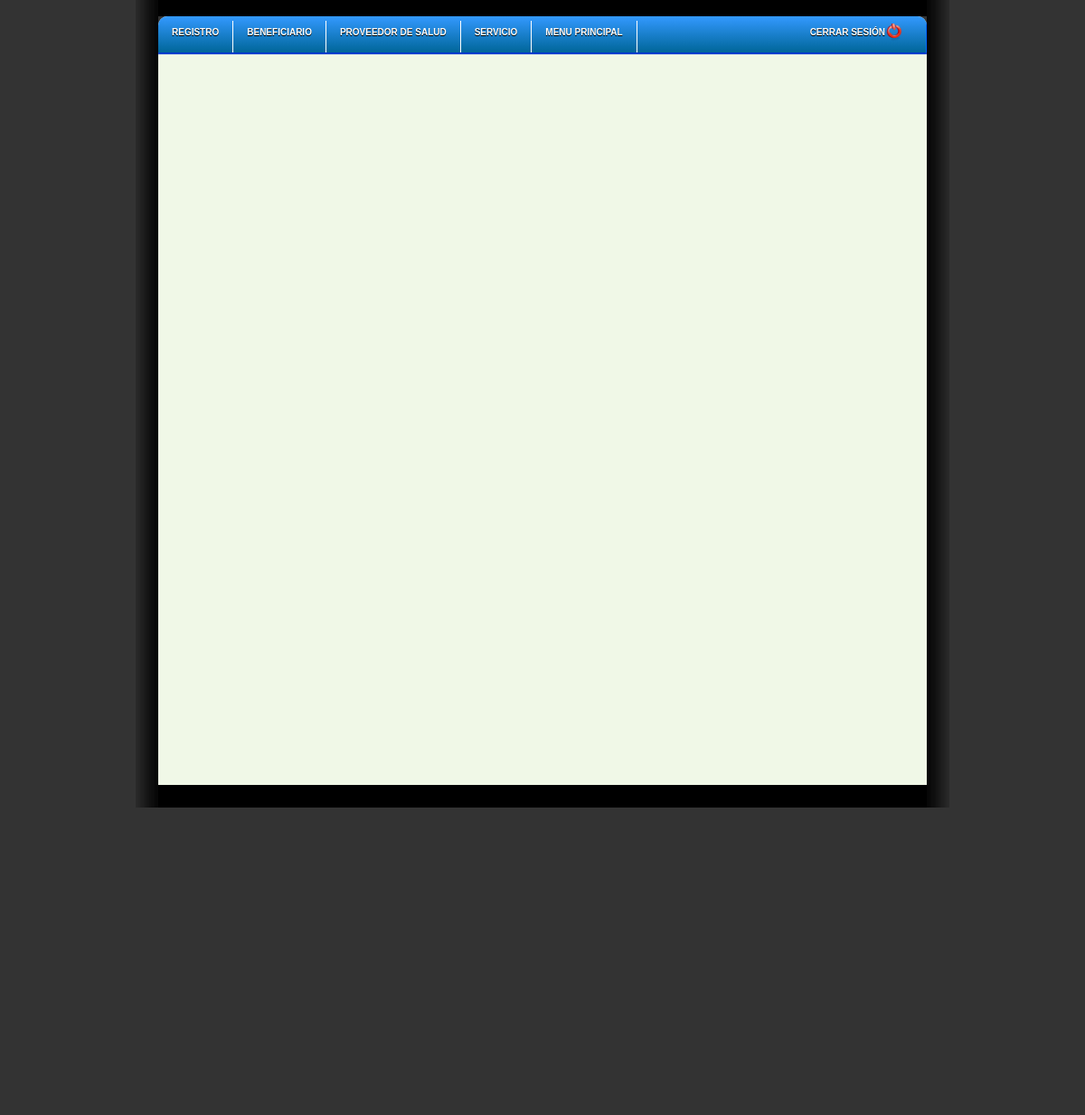
Screenshot of /configuracion.php?id=1 (signed in) with the database file from the repository.
### tables this page shows
CREATE TABLE IF NOT EXISTS `tseccion` (
  `idseccion` int(11) NOT NULL AUTO_INCREMENT,
  `descripcion` varchar(100) NOT NULL,
  `idmodulo` int(11) NOT NULL,
  `estatus` char(1) NOT NULL,
  PRIMARY KEY (`idseccion`),
  KEY `idmodulo` (`idmodulo`)
);

### persona/Clases/clase_vistas.php (called while the page is built, shortened)
<?
include_once( "clase_mysql.php" );
class vistas extends conectaBDMy
{
	private $nombrevistas;
	private $idmodulo;
	private $login;
	private $seccion;
	function vistas() {
		$this->nombrevistas="";
		$this->idmodulo="";
		$this->login="";
		$this->seccion="";
	}
	function setnombvistas($nombrevistas) {
		$this->nombrevistas = $nombrevistas;
	}
	function setidmodulo($idmodulo){
		$this->idmodulo = $idmodulo;
	}
	function setlogin($login){
		$this->login = $login;
	}
	function setseccion($seccion){
		$this->seccion = $seccion;
	}
	function listasecciones()
	{
		$c=0;
			$sql="
				SELECT  DISTINCT (tseccion.idseccion) as secc, tseccion.descripcion as descrip
				FROM usuario, tmodulo, tvista, tseccion, trol, tpermisos
				WHERE usuario.nombre_usuario = '$this->login'
				AND usuario.idrol = trol.idrol
				AND trol.idrol = tpermisos.idrol
				AND tpermisos.idvista = tvista.idvista
				AND tvista.idseccion = tseccion.idseccion
				AND tseccion.idmodulo = tmodulo.idmodulo
				AND tmodulo.idmodulo='$this->idmodulo'";
		 $cursor=parent::ejecuta_sql($sql);
		 if($row= parent::proxima_tupla($cursor))
		 {
			 DO
			 {
				$fila[$c][1]=$row["secc"];
				$fila[$c][2]=$row["descrip"];
				$c++;
			 }WHILE($row= parent::proxima_tupla($cursor));
		 }
		if ( $fila>0 )
			return $fila;
		else
			return -1;
	}
	function listavistas()
	{
		$c=0;
			$sql="
				SELECT  DISTINCT (tvista.idvista) as serv, tvista.descripcion as descrip, tvista.url as link, tvista.estatus
				FROM usuario, tmodulo, tvista, tseccion, trol, tpermisos
				WHERE  tvista.estatus='1' and usuario.nombre_usuario = '$this->login'
				AND usuario.idrol = trol.idrol
				AND trol.idrol = tpermisos.idrol
				AND tpermisos.idvista = tvista.idvista
				AND tvista.idseccion = tseccion.idseccion
				AND tseccion.idmodulo = tmodulo.idmodulo
				AND tseccion.idseccion='$this->seccion'";
		 $cursor=parent::ejecuta_sql($sql);
		 if($row= parent::proxima_tupla($cursor))
		 {
			 DO
			 {
				$fila[$c][1]=$row["serv"];
				$fila[$c][2]=$row["descrip"];
				$fila[$c][3]=$row["link"];
				$c++;
			 }WHILE($row= parent::proxima_tupla($cursor));
		 }
		if ( $fila>0 )
			return $fila;
		else
			return -1;
	}
	public function LinkBeneficiario(){
	   $c=0;
		 $sql="SELECT * FROM tvista WHERE descripcion='$this->nombrevistas'";
		 $cursor=parent::ejecuta_sql($sql);
		if($row= parent::proxima_tupla($cursor))
		 {
				$fila[$c][1]=$row["url"];
		 }
		if ( $fila>0 )
			return $fila;
		else
			return -1;
     }
}
?>

### persona/Clases/clase_mysql.php (called while the page is built, shortened)
<?PHP
class conectaBDMy
{
	private $servidor;
	private $usuario;
	private $password;
	private $conexion;
	function conectaBDMy()
	{
		$this->servidor="localhost";
		$this->usuario="root";
		$this->password="iutep";
		$this->basedatos="bdsas";
	}
	function abrir_BD()
	{
		if ( !($enlace= @mysql_connect( $this->servidor, $this->usuario, $this->password ) ) )
		{
		header("Location: ../html/Error_bd.html");
		}
		$this->conexion=$enlace;
		return true;
	}
	function ejecuta_sql( $query )
	{
		if ( $this->abrir_BD() )
	     return ( mysql_query($query,$this->conexion ) );
	else
	     return null;
	}
  function proxima_tupla($cursor)
  {
	return mysql_fetch_array($cursor);
  }
}
?>

### configuracion.php (the view, shortened to what this page needs)
<?php session_start();
include_once("persona/Clases/clase_vistas.php");
$vist=new vistas;
$vist->setlogin($_SESSION["login"]);
?><!DOCTYPE html PUBLIC "-//W3C//DTD XHTML 1.0 Transitional//EN" "http://www.w3.org/TR/xhtml1/DTD/xhtml1-transitional.dtd">
<html xmlns="http://www.w3.org/1999/xhtml">
<head>
<link href="estilos/css_portal.css" rel="stylesheet" type="text/css" />
</head>
<body>
<div id="principal">
<table width="100%" height="auto" border="0" cellspacing="0" cellpadding="0">
  <tr>
    <td class="shadow_left">&nbsp;</td>
    <td class="shadow_top" height="5px">&nbsp;</td>
    <td class="shadow_right"></td>
  </tr>
  <tr>
    <td class="shadow_left">&nbsp;</td>
    <td>
       <div id="capa">
           <ul id="menu" >
			<?php $vist->setidmodulo($_GET['id']);
				$secciones=$vist->listasecciones();
				for($j=0;$j<count($secciones);$j++)
				{
					$idsecc=$secciones[$j][1];
					$descripsec=$secciones[$j][2];
				if($descripsec=='Beneficiario'){
				$vist->setnombvistas($descripsec);
				$linkbenef=$vist->LinkBeneficiario();
				for($h=0;$h<count($linkbenef);$h++)
				{
					$linkb=$linkbenef[$h][1];
				}
				}
		?>
        <li><a href="<? if($descripsec=='Beneficiario'){echo $linkb;}else{ echo '#';}?>" <?php if($descripsec=='Beneficiario'){echo 'target="g"';}?>><?php echo $descripsec;?></a>
                   <ul>
               <?php $vist->setseccion($idsecc);
				$lista=$vist->listavistas();
				for($k=0;$k<count($lista);$k++)
				{
					$descripser=$lista[$k][2];
					$link=$lista[$k][3];
					if($descripser!='Beneficiario'){
			?>
             		<li><a href="<? echo $link;?>" target="g" ><?php echo $descripser;}?></a></li>
					<?php } ?>
              </ul>
                         <?php } ?>
	 		   </li>
                <li>
				   <a href="menu.php">Menu Principal</a>
			    </li>
			  <li class="derecha">
			   <a href="persona/Controladores/cerrarsesion.php">Cerrar Sesión<img src="Imagenes/Exit.png" width="20" height="20" align="absmiddle"/></a>
			   </br> </li>
      </div>
          <td class="shadow_right"></td>
       </td>
    </tr>
    <tr>
    <td height="25" class="shadow_left">&nbsp;</td>
    <div id="formu">
    <iframe name="g"  src="html/blanco.html"></iframe>
   </div>
    <td class="shadow_right">&nbsp;</td>
  </tr>
</table>
</body>
</html>

### estilos/css_portal.css (style rules this page uses)
body { background-color: #333; margin-top:0px; }
#principal { width:900px; height:auto; margin:auto; border-radius:8px; }
#capa { width:850px; height:850px; overflow:hidden; background:#F0F8E7; border-radius: 10px 10px 0px 0px; }
a { font-family:Calibri; color:#990000; text-decoration: none; }
td.shadow_top { background-image: url(../imagenes_estilos/border_top.jpg); margin-top:10px; background-position:top; }
td.shadow_right { background-image: url(../imagenes_estilos/border_shadow_l.jpg); background-repeat: repeat-y; background-position: left; }
td.shadow_left { background-image: url(../imagenes_estilos/border_shadow_r.jpg); background-repeat: repeat-y; background-position: right; }
#menu li.derecha { float: right; padding: 0 10px 10px 0; position: relative; line-height: 0; }
#formu iframe { width: 825px; height: 104%; float:none; border: 0px solid; position: absolute; margin-top: 70px; margin-left:50px; background-color:transparent; }
#menu { width: 100%; margin: 0px 0px 3px 0px; padding: 5px 0 0 0; list-style: none; background: #069; background: -moz-linear-gradient(#39F, #069); background: -webkit-gradient(linear,left bottom,left top,color-stop(0, #069),color-stop(1, #39F)); background: -webkit-linear-gradient(#39F, #069); background: -o-linear-gradient(#39F, #069); background: -ms-linear-gradient(#39F, #069); background: linear-gradient(#39F, #069); -moz-border-radius: 20px; border-radius: 5px 5px 0px 0px; -moz-box-shadow: 0 2px 1px #03C; -webkit-box-shadow: 0 2px 1px #03C; box-shadow: 0 2px 1px #03C; }
#menu li { float:left; padding: 0 0 10px 0; position: relative; line-height: 0; border-right: 1px solid #fff; }
#menu a { float: left; height: 25px; padding: 0 15px; color: #fff; text-transform: uppercase; font: bold 10px/25px Arial, Helvetica; text-decoration: none; text-shadow: 0 1px 0 #000; }
#menu:after { visibility: hidden; display: block; font-size: 0; content: " "; clear: both; height: 0; }
#menu li.derecha { float: right; padding: 0 10px 10px 0; position: relative; line-height: 0; border-right: 1px solid #06F; }

### rows the page displays
tseccion: descripcion "REGISTRO"
tseccion: descripcion "BENEFICIARIO"
tseccion: descripcion "PROVEEDOR DE SALUD"
tseccion: descripcion "SERVICIO"
